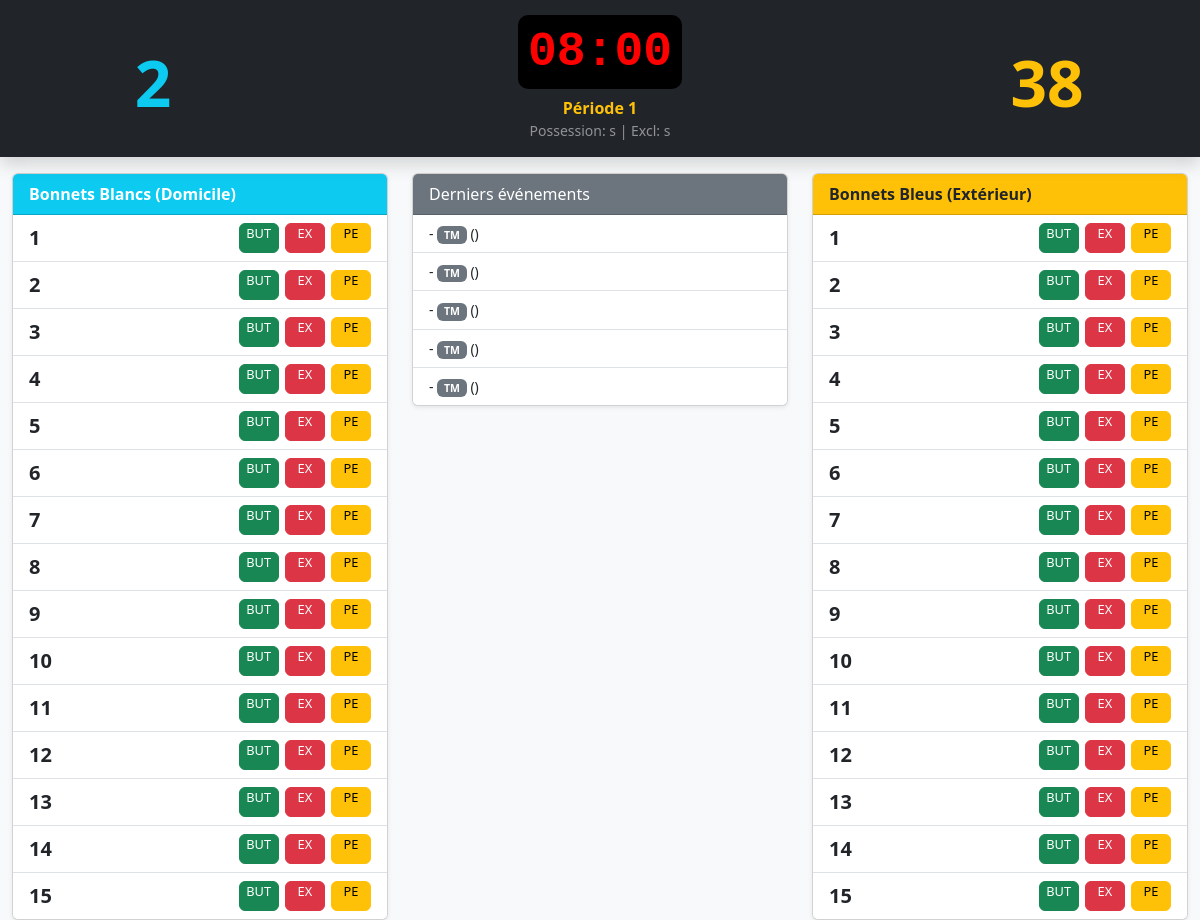
/match/9/legacy/, run on the app's committed database.
### gestion/models.py (models this page shows, shortened)
class Match(models.Model):
    date_match = models.DateTimeField(auto_now_add=True)
    heure_debut = models.TimeField(null=True, blank=True,
                                   help_text="Heure de début du match (HH:MM)")
    lieu = models.CharField(max_length=100, default="Piscine")
    competition = models.CharField(max_length=200, blank=True,
                                   help_text="Intitulé de la compétition (ex: Championnat de France N3)")
    nom_equipe_domicile = models.CharField(max_length=100)
    equipe_domicile_origine = models.ForeignKey(
        Equipe, on_delete=models.SET_NULL, null=True, blank=True,
        related_name='matchs_dom')
    couleur_bonnet_dom = models.CharField(max_length=20, default='BLANC')
    nom_equipe_exterieur = models.CharField(max_length=100)
    equipe_exterieur_origine = models.ForeignKey(
        Equipe, on_delete=models.SET_NULL, null=True, blank=True,
        related_name='matchs_ext')
    couleur_bonnet_ext = models.CharField(max_length=20, default='BLEU')
    entraineur_dom = models.CharField(max_length=100, blank=True)
    entraineur_adj_dom = models.CharField(max_length=100, blank=True)
    suppleant_dom = models.CharField(max_length=100, blank=True)
    entraineur_ext = models.CharField(max_length=100, blank=True)
    entraineur_adj_ext = models.CharField(max_length=100, blank=True)
    suppleant_ext = models.CharField(max_length=100, blank=True)
    arbitre1_nom = models.CharField(max_length=100, blank=True)
    arbitre1_iuf = models.CharField(max_length=50, blank=True)
    arbitre2_nom = models.CharField(max_length=100, blank=True)
    arbitre2_iuf = models.CharField(max_length=50, blank=True)
    secretaire_nom = models.CharField(max_length=100, blank=True)
    secretaire_iuf = models.CharField(max_length=50, blank=True)
    chrono_nom = models.CharField(max_length=100, blank=True)
    chrono_iuf = models.CharField(max_length=50, blank=True)
    juge_but1_nom = models.CharField(max_length=100, blank=True)
    juge_but1_iuf = models.CharField(max_length=50, blank=True)
    juge_but2_nom = models.CharField(max_length=100, blank=True)
    juge_but2_iuf = models.CharField(max_length=50, blank=True)
    delegue_ffn_nom = models.CharField(max_length=100, blank=True)
    delegue_ffn_iuf = models.CharField(max_length=50, blank=True)
    delegue_dom_nom = models.CharField(max_length=100, blank=True)
    delegue_ext_nom = models.CharField(max_length=100, blank=True)
    duree_periode = models.IntegerField(default=8,
                                        help_text="Durée d'une période en minutes")
    nb_periodes = models.IntegerField(default=4,
                                      help_text="Nombre de périodes")
    temps_possession = models.IntegerField(default=30,
                                           help_text="Temps d'attaque en secondes")
    duree_exclusion = models.IntegerField(default=20,
                                          help_text="Durée d'exclusion temporaire en secondes")
    nb_temps_morts = models.IntegerField(default=2,
                                         help_text="Nombre de temps morts par équipe")
    max_fautes_perso = models.IntegerField(default=3,
                                           help_text="Nombre de fautes avant exclusion définitive")
    nb_remplacants = models.IntegerField(default=6,
                                         help_text="Nombre de remplaçants max")
    score_domicile = models.IntegerField(default=0)
    score_exterieur = models.IntegerField(default=0)
    periode_actuelle = models.IntegerField(default=1)
    compo_validee = models.BooleanField(default=False)
    chrono_en_cours = models.BooleanField(default=False)
    temps_restant = models.IntegerField(default=480)  # secondes
    dernier_top_chrono = models.DateTimeField(null=True, blank=True)

class Participation(models.Model):
    EQUIPE_CHOICES = [('DOM', 'Domicile'), ('EXT', 'Extérieur')]
    match = models.ForeignKey(Match, on_delete=models.CASCADE,
                               related_name='participants')
    equipe_concernee = models.CharField(max_length=3, choices=EQUIPE_CHOICES)
    numero_bonnet = models.IntegerField()
    nom = models.CharField(max_length=50)
    prenom = models.CharField(max_length=50)
    numero_licence = models.CharField(max_length=50, blank=True)
    annee_naissance = models.IntegerField(null=True, blank=True)
    nb_fautes_personnelles = models.IntegerField(default=0)
    est_exclu = models.BooleanField(default=False)
    fin_exclusion = models.DateTimeField(null=True, blank=True)
    est_exclu_definitif = models.BooleanField(default=False)
    class Meta:
        ordering = ['equipe_concernee', 'numero_bonnet']
        unique_together = [('match', 'equipe_concernee', 'numero_bonnet')]

class Evenement(models.Model):
    TYPE_CHOICES = [
        ('BUT',     'But'),
        ('FAUTE',   'Faute ordinaire'),
        ('EXCL',    'Exclusion temporaire'),
        ('EDA',     'Exclusion définitive'),
        ('PENALTY', 'Penalty'),
        ('TM',      'Temps mort'),
    ]
    match = models.ForeignKey(Match, on_delete=models.CASCADE,
                               related_name='evenements')
    joueur = models.ForeignKey(Participation, on_delete=models.SET_NULL,
                                null=True, blank=True,
                                related_name='evenements')
    type_action = models.CharField(max_length=10, choices=TYPE_CHOICES)
    equipe_attribuee = models.CharField(max_length=3, null=True, blank=True)
    heure_creation = models.DateTimeField(auto_now_add=True)
    chrono_match = models.CharField(max_length=10, default='00:00',
                                    help_text="Temps affiché au moment de l'action")
    periode = models.IntegerField(default=1,
                                  help_text="Période du match lors de l'action")
    score_dom_apres = models.IntegerField(default=0)
    score_ext_apres = models.IntegerField(default=0)
    class Meta:
        ordering = ['heure_creation']

### gestion/views.py (the view)
# urls.py: path('match/<int:match_id>/legacy/',     views.tableau_bord,      name='tableau_bord'),
def tableau_bord(request, match_id):
    match = get_object_or_404(Match, id=match_id)
    joueurs_dom = Participation.objects.filter(
        match=match, equipe_concernee='DOM').order_by('numero_bonnet')
    joueurs_ext = Participation.objects.filter(
        match=match, equipe_concernee='EXT').order_by('numero_bonnet')
    events = Evenement.objects.filter(match=match).order_by('-heure_creation')[:5]
    return render(request, 'gestion/tableau_bord.html', {
        'match': match,
        'joueurs_dom': joueurs_dom,
        'joueurs_ext': joueurs_ext,
        'events': events,
    })

### gestion/templates/gestion/tableau_bord.html (shortened to what this page needs)
<!DOCTYPE html>
<html lang="fr">
<head>
    <link href="https://cdn.jsdelivr.net/npm/bootstrap@5.3.0/dist/css/bootstrap.min.css" rel="stylesheet">
</head>
<body class="bg-light">
    <div class="container-fluid bg-dark text-white p-3 sticky-top shadow">
        <div class="row text-center align-items-center">
            <div class="col-3">
                <div class="score-box text-info">{{ match.score_domicile }}</div>
            </div>
            <div class="col-6">
                <span class="chrono">08:00</span>
                <div class="mt-2 text-warning fw-bold">Période {{ match.periode_actuelle }}</div>
                <div class="small text-white-50">Possession: {{ match.config.temps_possession }}s | Excl: {{ match.config.temps_exclusion }}s</div>
            </div>
            <div class="col-3">
                <div class="score-box text-warning">{{ match.score_exterieur }}</div>
            </div>
        </div>
    </div>
    <div class="container-fluid mt-3">
        <div class="row">
            <div class="col-md-4">
                <div class="card shadow-sm">
                    <div class="card-header bg-info text-white fw-bold">Bonnets Blancs (Domicile)</div>
                    <ul class="list-group list-group-flush">
                        {% for p in joueurs_dom %}
                        <li class="list-group-item d-flex justify-content-between align-items-center py-2">
                            <span class="fw-bold fs-5" style="width: 30px;">{{ p.numero_bonnet }}</span>
                            <div>
                                <a href="{% url 'ajouter_action' match.id p.id 'BUT' %}" class="btn btn-success btn-action" title="But">BUT</a>
                                <a href="{% url 'ajouter_action' match.id p.id 'EXCL' %}" class="btn btn-danger btn-action" title="Exclusion">EX</a>
                                <a href="{% url 'ajouter_action' match.id p.id 'PENALTY' %}" class="btn btn-warning btn-action" title="Penalty">PE</a>
                            </div>
                        </li>
                        {% endfor %}
                    </ul>
                </div>
            </div>
            <div class="col-md-4">
                <div class="card shadow-sm">
                    <div class="card-header bg-secondary text-white">Derniers événements</div>
                    <ul class="list-group list-group-flush small">
                        {% for event in events %}
                        <li class="list-group-item">
                            <strong>{{ event.temps_jeu_chrono }}</strong> -
                            {% if event.type_action == 'BUT' %}
                                <span class="badge bg-success">BUT</span>
                            {% elif event.type_action == 'EXCL' %}
                                <span class="badge bg-danger">EXCL</span>
                            {% else %}
                                <span class="badge bg-secondary">{{ event.type_action }}</span>
                            {% endif %}
                            {{ event.joueur.joueur.nom }} ({{ event.joueur.joueur.equipe.nom }})
                        </li>
                        {% empty %}
                        <li class="list-group-item text-muted text-center">Le match n'a pas commencé</li>
                        {% endfor %}
                    </ul>
                </div>
            </div>
            <div class="col-md-4">
                <div class="card shadow-sm">
                    <div class="card-header bg-warning text-dark fw-bold">Bonnets Bleus (Extérieur)</div>
                    <ul class="list-group list-group-flush">
                        {% for p in joueurs_ext %}
                        <li class="list-group-item d-flex justify-content-between align-items-center py-2">
                            <span class="fw-bold fs-5" style="width: 30px;">{{ p.numero_bonnet }}</span>
                            <div>
                                <a href="{% url 'ajouter_action' match.id p.id 'BUT' %}" class="btn btn-success btn-action" title="But">BUT</a>
                                <a href="{% url 'ajouter_action' match.id p.id 'EXCL' %}" class="btn btn-danger btn-action" title="Exclusion">EX</a>
                                <a href="{% url 'ajouter_action' match.id p.id 'PENALTY' %}" class="btn btn-warning btn-action" title="Penalty">PE</a>
                            </div>
                        </li>
                        {% endfor %}
                    </ul>
                </div>
            </div>
        </div>
    </div>
</body>
</html>

### gestion/templates/gestion/tableau_bord.html (style rules this page uses)
.score-box { font-size: 4rem; font-weight: bold; }
.chrono { font-family: 'Courier New', monospace; font-weight: bold; font-size: 3rem; background: black; color: red; border-radius: 10px; padding: 10px; }
.btn-action { width: 40px; height: 30px; padding: 0; font-size: 0.8rem; margin-left: 2px; }

### data on the page
Match: score_domicile "2", periode_actuelle "1", score_exterieur "38"
Participation: numero_bonnet "1"
Participation: numero_bonnet "2"
Participation: numero_bonnet "3"
Participation: numero_bonnet "4"
Participation: numero_bonnet "5"
Participation: numero_bonnet "6"
Participation: numero_bonnet "7"
Participation: numero_bonnet "8"
Participation: numero_bonnet "9"
Participation: numero_bonnet "10"
Participation: numero_bonnet "11"
Participation: numero_bonnet "12"
Participation: numero_bonnet "13"
Participation: numero_bonnet "14"
Participation: numero_bonnet "15"
Evenement: type_action "TM"
Evenement: type_action "TM"
Evenement: type_action "TM"
Evenement: type_action "TM"
Evenement: type_action "TM"
Participation: numero_bonnet "1"
Participation: numero_bonnet "2"
Participation: numero_bonnet "3"
Participation: numero_bonnet "4"
Participation: numero_bonnet "5"
Participation: numero_bonnet "6"
Participation: numero_bonnet "7"
Participation: numero_bonnet "8"
Participation: numero_bonnet "9"
Participation: numero_bonnet "10"
Participation: numero_bonnet "11"
Participation: numero_bonnet "12"
Participation: numero_bonnet "13"
Participation: numero_bonnet "14"
Participation: numero_bonnet "15"
